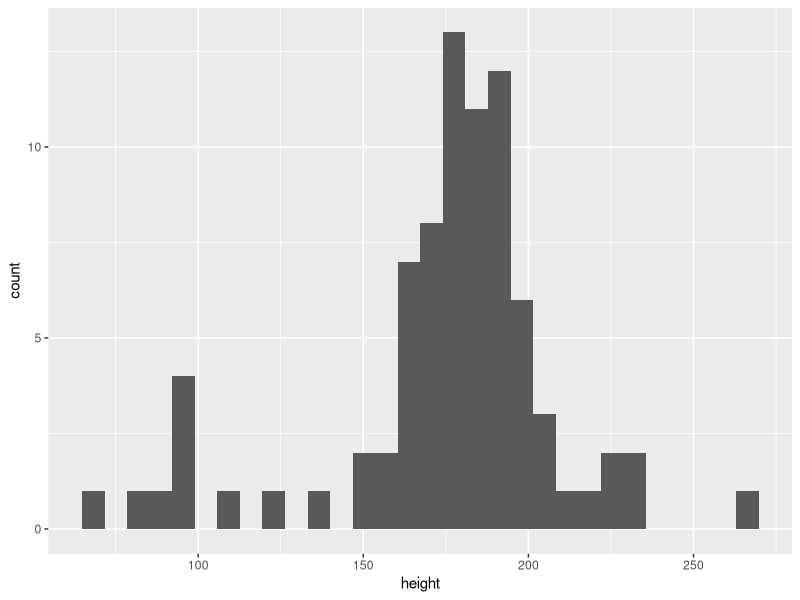
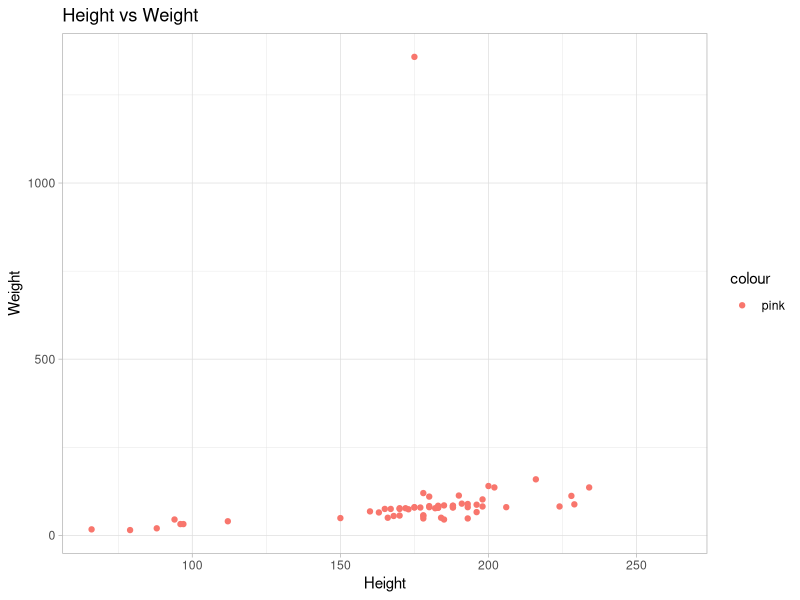

These charts were generated, in order, by the following R code:
## ---- chunk 1
library(tidyverse)
## ---- chunk 2
#look at first 6 lines
head(starwars)
## ---- chunk 3
#find the dimensions of starwars
dim(starwars)
## ---- chunk 4
#make a histogram of character heights
height_histogram <- ggplot(data = starwars, aes(x = height)) + geom_histogram()
height_histogram
## ---- chunk 5
#make a scatterplot of height vs weight
height_weight_scatterplot <- ggplot(data = starwars, aes(x = height, y = mass, color = "pink")) + 
  geom_point() + 
  labs(x = "Height", 
       y = "Weight", 
       title = "Height vs Weight") + 
  theme_light()
height_weight_scatterplot
